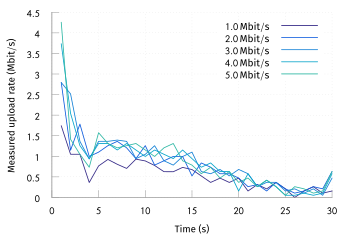

Recreate this plot in gnuplot.
set terminal tikz standalone color size 9cm,6cm font '\scriptsize' preamble '\usepackage{microtype} \usepackage[sfdefault]{FiraSans} \usepackage{newtxsf} \usepackage[T1]{fontenc} \renewcommand*\oldstylenums[1]{{\firaoldstyle #1}} \usepackage[binary-units, per-mode=symbol]{siunitx}'
set output "mplex-pres.tex"

load "parula.pal"

set style line 102 lc rgb '#a0a0a0' lt 1 lw 1
set border ls 102
set colorbox border 102
set key textcolor rgb "black"
set tics textcolor rgb "black"
set label textcolor rgb "black"

set border 3
set grid x y
set xtics nomirror
set ytics nomirror

#set key autotitle columnhead
set datafile separator ","

set xlabel "Time (s)"
set ylabel "Measured upload rate (\\si{\\mega\\bit\\per\\second})"

set xrange [0:30]

# c1s = system("awk -F ',' '{if ($1==\"1.0\" || $1==\"5.0\"){ print $1 }}' ../results/mplex-tcp.csv | sort | uniq")
c1s = system("awk -F ',' '{ print $1 }' ../results/mplex-tcp.csv | sort | uniq")

plot for [c1 in c1s] sprintf('< grep ''\b%s\b'' ../results/mplex-tcp.csv', c1) using 2:3 every ::::29 w lines title sprintf("\\SI{%s}{\\mega\\bit\\per\\second}", c1)
